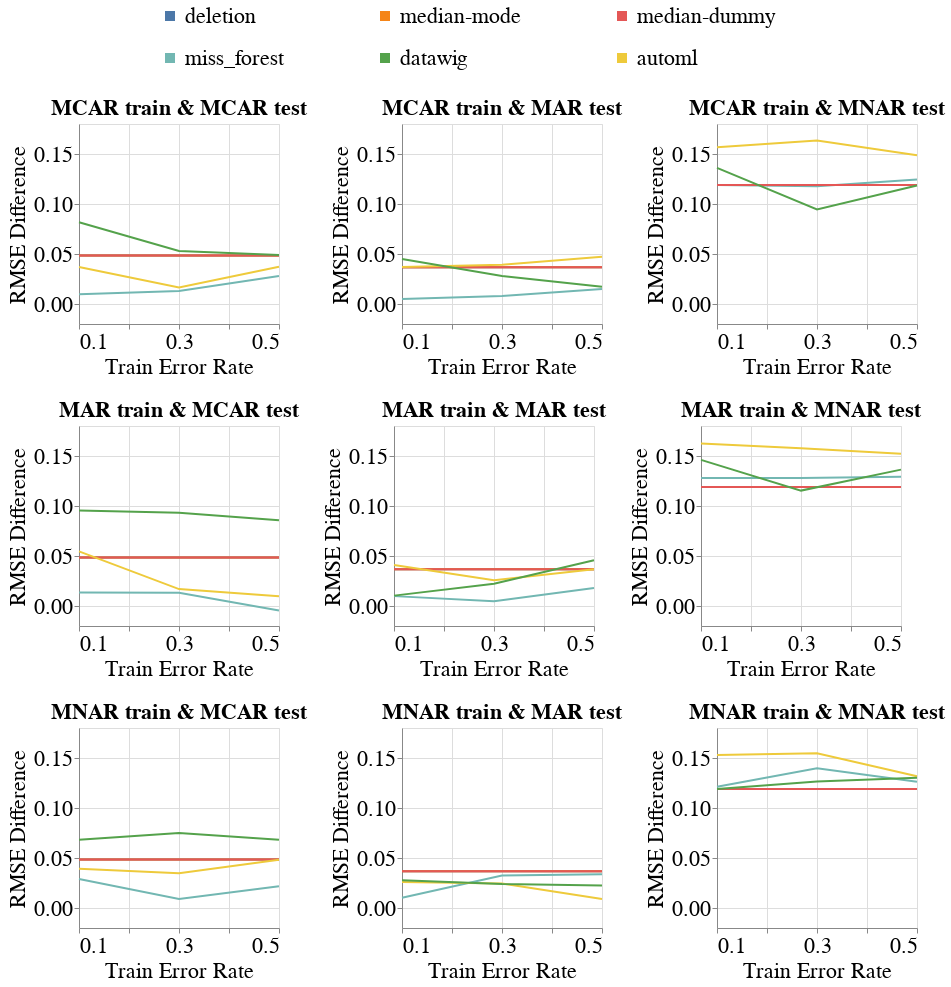

Notebook cell for this chart:
### Markdown cell above
### Disparity Metrics

### Code cell
create_exp2_line_bands_for_diff_imputers(dataset_name=DATASET_NAME,
                                         column_name='WKHP',
                                         metric_name='rmse',
                                         group=SENSITIVE_ATTR_FOR_DISPARITY_METRICS,
                                         db_client=db_client,
                                         with_band=False)
